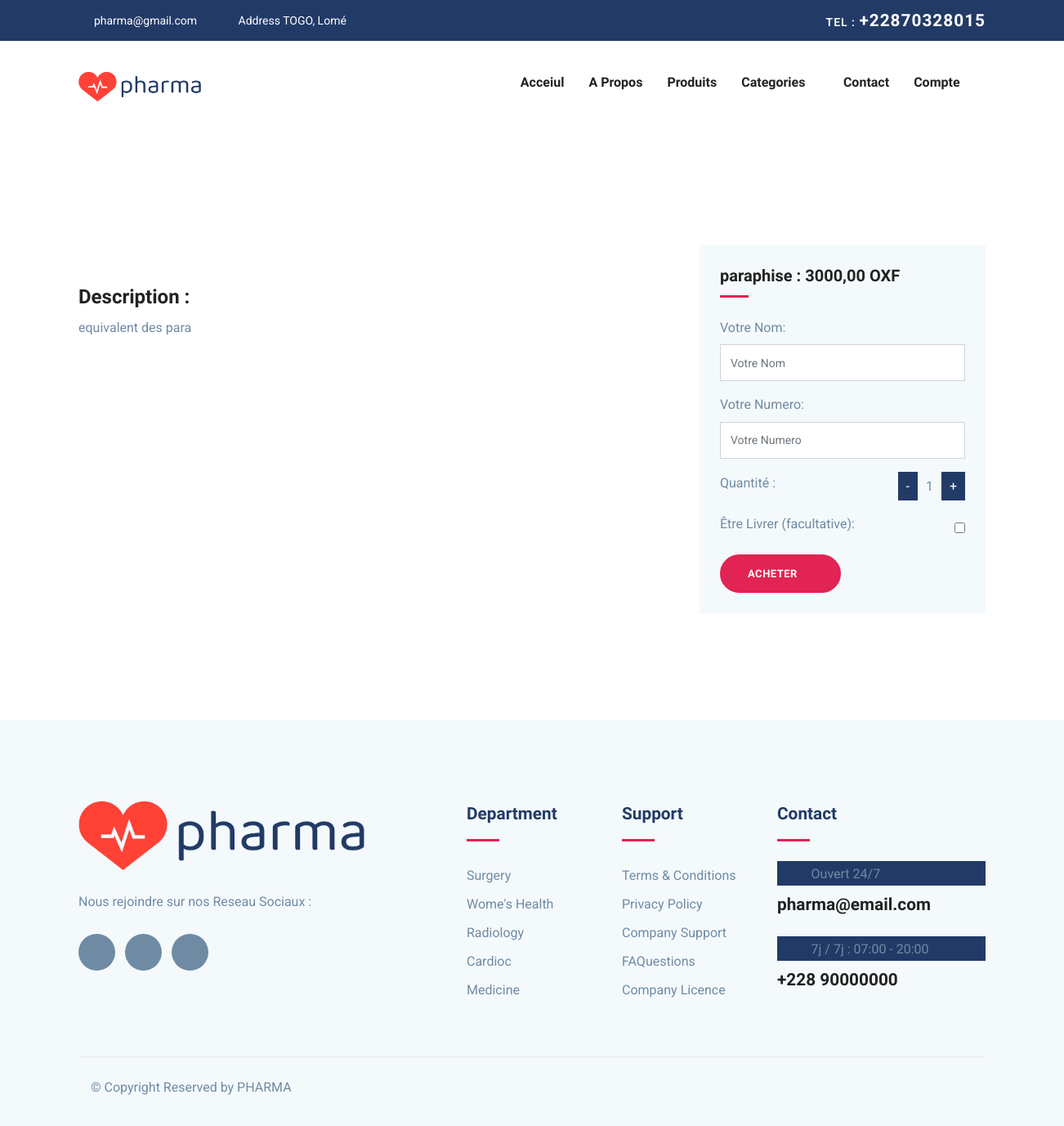
Screenshot of /singleproduit/2/ with the database file from the repository.
### app/models.py (models this page shows, shortened)
class Produit(models.Model):
    nomProduit = models.CharField(max_length=255)
    prixProduit = models.DecimalField(max_digits=10, decimal_places=2)
    photoProduit = models.ImageField(upload_to='photosProduits/', null=True, blank=True)
    quantite = models.IntegerField()
    descirpion = models.TextField()
    Categorie = models.ForeignKey('Categorie', on_delete=models.CASCADE)

### app/views.py (the view)
# urls.py: path("singleproduit/<int:produit_id>/", views.single_produit, name="single_produit"),
def single_produit(request,produit_id):
    produits = Produit.objects.filter(id=produit_id)
    print(produits.count())
    context = {'produits': produits}
    return render(request, 'app/single_produit.html',context=context)

### app/templates/app/single_produit.html (shortened to what this page needs)
{% extends 'app/index.html' %}
{% load static %}
{% block content %}
<section class="section department-single">
    {% for produit in produits %}
	<div class="container">
		<div class="row">
			<div class="col-lg-8">
				<div class="department-content mt-5">
                    <div class="department-img">
                        <div class="sidebar-contatct-info mt-4">
                            <h3>Description : </h3>
                            <p class="mb-0">{{produit.descirpion}}</p>
                        </div>
                    </div>
				</div>
			</div>
			<div class="col-lg-4">
                <div class="sidebar-widget schedule-widget mt-5">
                    <h5 class="mb-4">{{ produit.nomProduit }} : {{ produit.prixProduit }} OXF</h5>
                    <form method="post" action="{% url 'buy_produit' %}">
                        <div class="form-group">
                            <label for="name">Votre Nom:</label>
                            <input name="nomClient" id="name" type="text" class="form-control" placeholder="Votre Nom" required>
                        </div>
                        <div class="form-group">
                            <label for="phone">Votre Numero:</label>
                            <input name="phoneClient" id="phone" type="text" class="form-control" placeholder="Votre Numero" required>
                        </div>
                        <li class="form-group d-flex justify-content-between align-items-center">
                            <label for="quantite">Quantité :</label>
                            <div class="counter">
                                <span class="icon decrement" style="color: white;">-</span>
                                <span class="count" id="quantiteSpan">1</span>
                                <span class="icon increment" style="color: white;">+</span>
                            </div>
                        </li>
                        <div class="form-group d-flex justify-content-between align-items-center">
                            <label for="livrer">Être Livrer (facultative):</label>
                            <input type="checkbox" name="isLivrer" id="livrer">
                        </div>
                        <button type="submit" class="btn btn-main-2 btn-round-full">Acheter<i class="icofont-simple-right ml-2"></i></button>
                    </form>
                </div>
            </div>
			</div>
		</div>
    {% endfor %}
</section>
{% endblock %}

### app/static/app/css/style.css (style rules this page uses)
html { overflow-x: hidden; }
body { line-height: 1.6; font-family: "Roboto", sans-serif; -webkit-font-smoothing: antialiased; font-size: 16px; color: #6F8BA4; font-weight: 400; }
h1, .h1, h2, .h2, h3, .h3, h4, .h4, h5, .h5, h6, .h6 { font-family: "Exo", sans-serif; font-weight: 700; color: #222; }
h3, .h3 { font-size: 1.5rem; }
h5, .h5 { font-size: 1.25rem; }
p { line-height: 30px; }
input[type="email"], input[type="password"], input[type="text"], input[type="tel"] { box-shadow: none; height: 45px; outline: none; font-size: 14px; }
.form-control { box-shadow: none; border-radius: 0; }
.btn { display: inline-block; font-size: 14px; font-size: 0.8125rem; font-weight: 700; letter-spacing: .5px; padding: .75rem 2rem; font-family: "Exo", sans-serif; text-transform: uppercase; border-radius: 5px; border: 2px solid transparent; transition: all .35s ease; }
.btn-main-2 { background: #e12454; color: #fff; border-color: #e12454; }
.btn-round-full { border-radius: 50px; }
.section { padding: 100px 0; }
.sidebar-widget { margin-bottom: 30px; padding-bottom: 35px; }
.sidebar-widget h5 { margin-bottom: 30px; position: relative; padding-bottom: 15px; }
.sidebar-widget h5:before { position: absolute; content: ""; left: 0px; bottom: 0px; width: 35px; height: 3px; background: #e12454; }
.sidebar-widget.schedule-widget { background: #f4f9fc; padding: 25px; }

### app/templates/app/index.html (style rules this page uses)
.counter { display: flex; align-items: center; }
.icon { cursor: pointer; padding: 5px 10px; font-size: 16px; background-color: #223a66; }
.count { margin: 0 10px; }

### rows the page displays
Produit: descirpion "equivalent des para", nomProduit "paraphise", prixProduit "3000,00"
